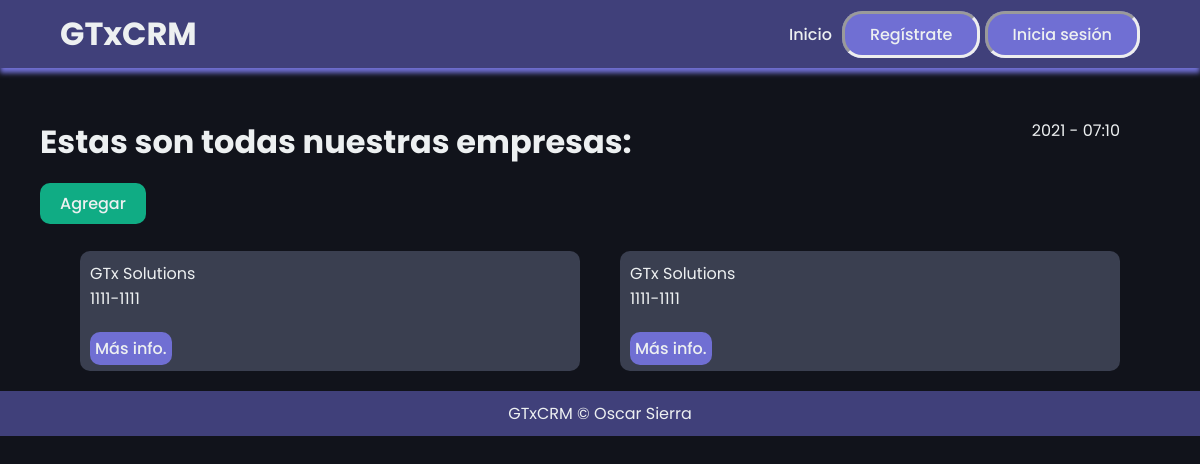
The page /empresas/ on the database as committed earlier.
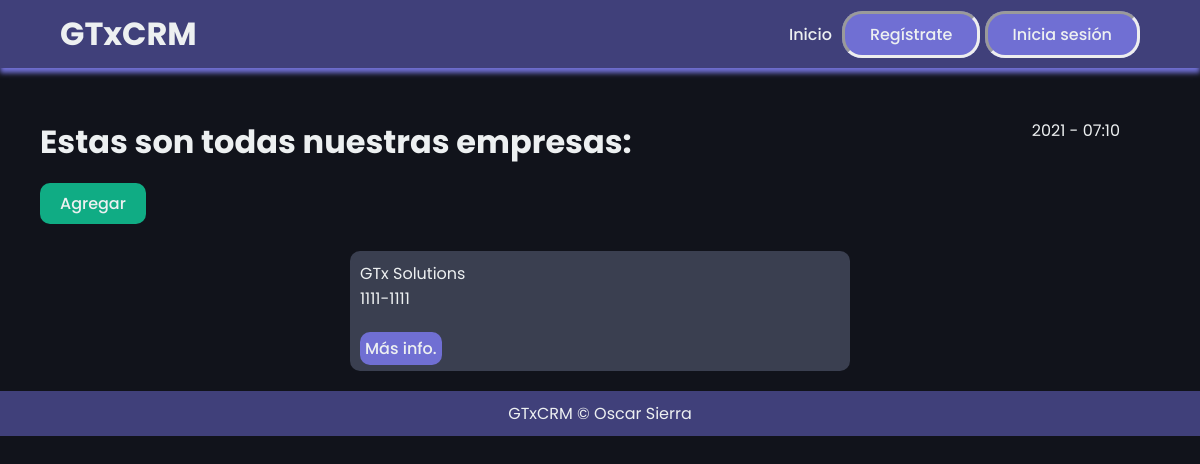
The same page on the database as committed later.
### mainapp/models.py (models this page shows)
class Empresa(models.Model):
    nombre = models.CharField(max_length=45)
    telefono = models.CharField(max_length=45)
    website = models.CharField(max_length=45)
    descripcion = models.CharField(max_length=200)
    calleFacturacion = models.CharField(max_length=45)
    ciudadFacturacion = models.CharField(max_length=45)
    estadoFacturacion = models.CharField(max_length=45)
    paisFacturacion = models.CharField(max_length=45)
    codigoFacturacion = models.CharField(max_length=45)

### mainapp/views.py (the view)
# urls.py: path('empresas/', empresaListView.as_view(), name = 'empresa_list'),
class empresaListView(ListView):
    template_name="empresas/empresa_list.html"
    queryset = Empresa.objects.all()
    context_object_name = "empresas"

### mainapp/templates/empresas/empresa_list.html (shortened to what this page needs)
{% extends 'layouts/layouts.html'%}
{% block content %}
<div class="start">
    <div class="initial">
        <h1>Estas son todas nuestras empresas: </h1>
            <div id="time">
                {% now "Y - h:m"%}
            </div>
        </div>
    </div>
<br/>
<div class="divbtn" style="margin-left: 40px;">
    <a class="submitbtn" href="{% url 'empresa_create' %}"><button>Agregar</button></a>
</div>
<br/>
<div class="list_container">
    {% for empresa in empresas %}
        <div class="list_content">
        <p>{{ empresa.nombre }}<br/>
        {{ empresa.telefono }}<br/><br/>
            <a class="detail_href" href="{% url 'empresa_detail' empresa.pk %}">Más info.</a>
        </div>
    {% endfor %}
</div>
{% endblock %}

Rows that differ between the two databases and show on the page:
removed Empresa: nombre "GTx Solutions", telefono "1111-1111"
